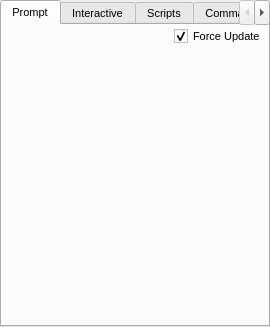
<ui version="4.0">
 <class>CommandWidget</class>
 <widget class="QDockWidget" name="CommandWidget">
  <property name="geometry">
   <rect>
    <x>0</x>
    <y>0</y>
    <width>270</width>
    <height>327</height>
   </rect>
  </property>
  <property name="minimumSize">
   <size>
    <width>270</width>
    <height>327</height>
   </size>
  </property>
  <property name="font">
   <font>
    <pointsize>8</pointsize>
   </font>
  </property>
  <property name="windowIcon">
   <iconset resource="icons.qrc">
    <normaloff>:/stackicons/icons/stack_command.svg</normaloff>:/stackicons/icons/stack_command.svg</iconset>
  </property>
  <property name="floating">
   <bool>true</bool>
  </property>
  <property name="allowedAreas">
   <set>Qt::LeftDockWidgetArea|Qt::RightDockWidgetArea</set>
  </property>
  <property name="windowTitle">
   <string>Command Console</string>
  </property>
  <widget class="QWidget" name="dockWidgetContents">
   <layout class="QVBoxLayout" name="verticalLayout_8">
    <property name="spacing">
     <number>0</number>
    </property>
    <property name="margin">
     <number>0</number>
    </property>
    <item>
     <widget class="QTabWidget" name="Prompt">
      <property name="currentIndex">
       <number>0</number>
      </property>
      <widget class="QWidget" name="PrompTab">
       <attribute name="title">
        <string>Prompt</string>
       </attribute>
       <layout class="QVBoxLayout" name="verticalLayout_2">
        <property name="spacing">
         <number>4</number>
        </property>
        <property name="margin">
         <number>2</number>
        </property>
        <item>
         <layout class="QVBoxLayout" name="verticalLayout">
          <property name="spacing">
           <number>4</number>
          </property>
          <item>
           <layout class="QHBoxLayout" name="horizontalLayout">
            <property name="spacing">
             <number>4</number>
            </property>
            <item>
             <spacer>
              <property name="orientation">
               <enum>Qt::Horizontal</enum>
              </property>
              <property name="sizeHint" stdset="0">
               <size>
                <width>238</width>
                <height>17</height>
               </size>
              </property>
             </spacer>
            </item>
            <item>
             <widget class="QCheckBox" name="PromptForceUpdateCheck">
              <property name="toolTip">
               <string>Force update of the GUI after every executed command</string>
              </property>
              <property name="text">
               <string>Force Update</string>
              </property>
              <property name="checked">
               <bool>true</bool>
              </property>
             </widget>
            </item>
           </layout>
          </item>
          <item>
           <widget class="TPrompt" name="CommandPrompt" native="true"/>
          </item>
         </layout>
        </item>
       </layout>
      </widget>
      <widget class="QWidget" name="InteractiveTab">
       <attribute name="title">
        <string>Interactive</string>
       </attribute>
       <layout class="QVBoxLayout" name="verticalLayout_6">
        <property name="spacing">
         <number>4</number>
        </property>
        <property name="margin">
         <number>2</number>
        </property>
        <item>
         <widget class="QGroupBox" name="VariablesGroup">
          <property name="sizePolicy">
           <sizepolicy hsizetype="Expanding" vsizetype="MinimumExpanding">
            <horstretch>0</horstretch>
            <verstretch>0</verstretch>
           </sizepolicy>
          </property>
          <property name="title">
           <string>Variables</string>
          </property>
          <layout class="QVBoxLayout" name="verticalLayout_7">
           <property name="spacing">
            <number>4</number>
           </property>
           <property name="margin">
            <number>2</number>
           </property>
           <item>
            <widget class="QTableWidget" name="VariableTable">
             <property name="sizePolicy">
              <sizepolicy hsizetype="Expanding" vsizetype="MinimumExpanding">
               <horstretch>0</horstretch>
               <verstretch>0</verstretch>
              </sizepolicy>
             </property>
             <column>
              <property name="text">
               <string>Var</string>
              </property>
             </column>
             <column>
              <property name="text">
               <string>Type</string>
              </property>
             </column>
             <column>
              <property name="text">
               <string>Value</string>
              </property>
             </column>
            </widget>
           </item>
           <item>
            <layout class="QHBoxLayout" name="horizontalLayout_5">
             <property name="spacing">
              <number>4</number>
             </property>
            </layout>
           </item>
          </layout>
         </widget>
        </item>
        <item>
         <layout class="QVBoxLayout" name="verticalLayout_5">
          <property name="spacing">
           <number>4</number>
          </property>
          <item>
           <layout class="QHBoxLayout" name="horizontalLayout_4">
            <property name="spacing">
             <number>4</number>
            </property>
            <item>
             <spacer>
              <property name="orientation">
               <enum>Qt::Horizontal</enum>
              </property>
              <property name="sizeHint" stdset="0">
               <size>
                <width>238</width>
                <height>17</height>
               </size>
              </property>
             </spacer>
            </item>
            <item>
             <widget class="QCheckBox" name="InteractiveForceUpdateCheck">
              <property name="toolTip">
               <string>Force update of the GUI after every executed command</string>
              </property>
              <property name="text">
               <string>Force Update</string>
              </property>
              <property name="checked">
               <bool>true</bool>
              </property>
             </widget>
            </item>
           </layout>
          </item>
          <item>
           <widget class="TPrompt" name="InteractivePrompt" native="true">
            <property name="sizePolicy">
             <sizepolicy hsizetype="Preferred" vsizetype="Expanding">
              <horstretch>0</horstretch>
              <verstretch>3</verstretch>
             </sizepolicy>
            </property>
            <property name="sizeIncrement">
             <size>
              <width>0</width>
              <height>0</height>
             </size>
            </property>
           </widget>
          </item>
         </layout>
        </item>
       </layout>
      </widget>
      <widget class="QWidget" name="ScriptTab">
       <attribute name="title">
        <string>Scripts</string>
       </attribute>
       <layout class="QVBoxLayout" name="verticalLayout_3">
        <property name="spacing">
         <number>4</number>
        </property>
        <property name="margin">
         <number>2</number>
        </property>
        <item>
         <widget class="QListWidget" name="ScriptsList"/>
        </item>
        <item>
         <layout class="QHBoxLayout" name="horizontalLayout_3">
          <property name="spacing">
           <number>4</number>
          </property>
          <item>
           <widget class="QToolButton" name="OpenScriptButton">
            <property name="sizePolicy">
             <sizepolicy hsizetype="Fixed" vsizetype="Fixed">
              <horstretch>0</horstretch>
              <verstretch>0</verstretch>
             </sizepolicy>
            </property>
            <property name="minimumSize">
             <size>
              <width>0</width>
              <height>22</height>
             </size>
            </property>
            <property name="text">
             <string>Load</string>
            </property>
            <property name="icon">
             <iconset resource="icons.qrc">
              <normaloff>:/file/icons/file_open.svg</normaloff>:/file/icons/file_open.svg</iconset>
            </property>
            <property name="iconSize">
             <size>
              <width>12</width>
              <height>12</height>
             </size>
            </property>
            <property name="toolButtonStyle">
             <enum>Qt::ToolButtonTextBesideIcon</enum>
            </property>
           </widget>
          </item>
          <item>
           <widget class="QPushButton" name="ReloadAllButton">
            <property name="text">
             <string>Reload All</string>
            </property>
           </widget>
          </item>
          <item>
           <spacer name="horizontalSpacer">
            <property name="orientation">
             <enum>Qt::Horizontal</enum>
            </property>
            <property name="sizeHint" stdset="0">
             <size>
              <width>40</width>
              <height>20</height>
             </size>
            </property>
           </spacer>
          </item>
          <item>
           <widget class="QPushButton" name="RunSelectedButton">
            <property name="enabled">
             <bool>false</bool>
            </property>
            <property name="text">
             <string>Run Selected</string>
            </property>
           </widget>
          </item>
         </layout>
        </item>
       </layout>
      </widget>
      <widget class="QWidget" name="tab">
       <attribute name="title">
        <string>Command Help</string>
       </attribute>
       <layout class="QVBoxLayout" name="verticalLayout_4">
        <property name="spacing">
         <number>4</number>
        </property>
        <property name="margin">
         <number>2</number>
        </property>
        <item>
         <layout class="QHBoxLayout" name="_2">
          <property name="spacing">
           <number>4</number>
          </property>
          <property name="margin">
           <number>0</number>
          </property>
          <item>
           <widget class="QLabel" name="label">
            <property name="sizePolicy">
             <sizepolicy hsizetype="Minimum" vsizetype="Preferred">
              <horstretch>0</horstretch>
              <verstretch>0</verstretch>
             </sizepolicy>
            </property>
            <property name="text">
             <string>Search</string>
            </property>
           </widget>
          </item>
          <item>
           <widget class="QLineEdit" name="CommandSearchEdit"/>
          </item>
          <item>
           <widget class="QToolButton" name="ClearSearchButton">
            <property name="text">
             <string>...</string>
            </property>
            <property name="icon">
             <iconset resource="icons.qrc">
              <normaloff>:/basic/icons/basic_cross.svg</normaloff>:/basic/icons/basic_cross.svg</iconset>
            </property>
           </widget>
          </item>
         </layout>
        </item>
        <item>
         <widget class="QListWidget" name="CommandList"/>
        </item>
        <item>
         <widget class="QTextEdit" name="CommandEdit">
          <property name="readOnly">
           <bool>true</bool>
          </property>
         </widget>
        </item>
       </layout>
      </widget>
     </widget>
    </item>
   </layout>
  </widget>
 </widget>
 <customwidgets>
  <customwidget>
   <class>TPrompt</class>
   <extends>QWidget</extends>
   <header>gui/tprompt.uih</header>
   <container>1</container>
  </customwidget>
 </customwidgets>
 <resources>
  <include location="icons.qrc"/>
 </resources>
 <connections/>
</ui>
